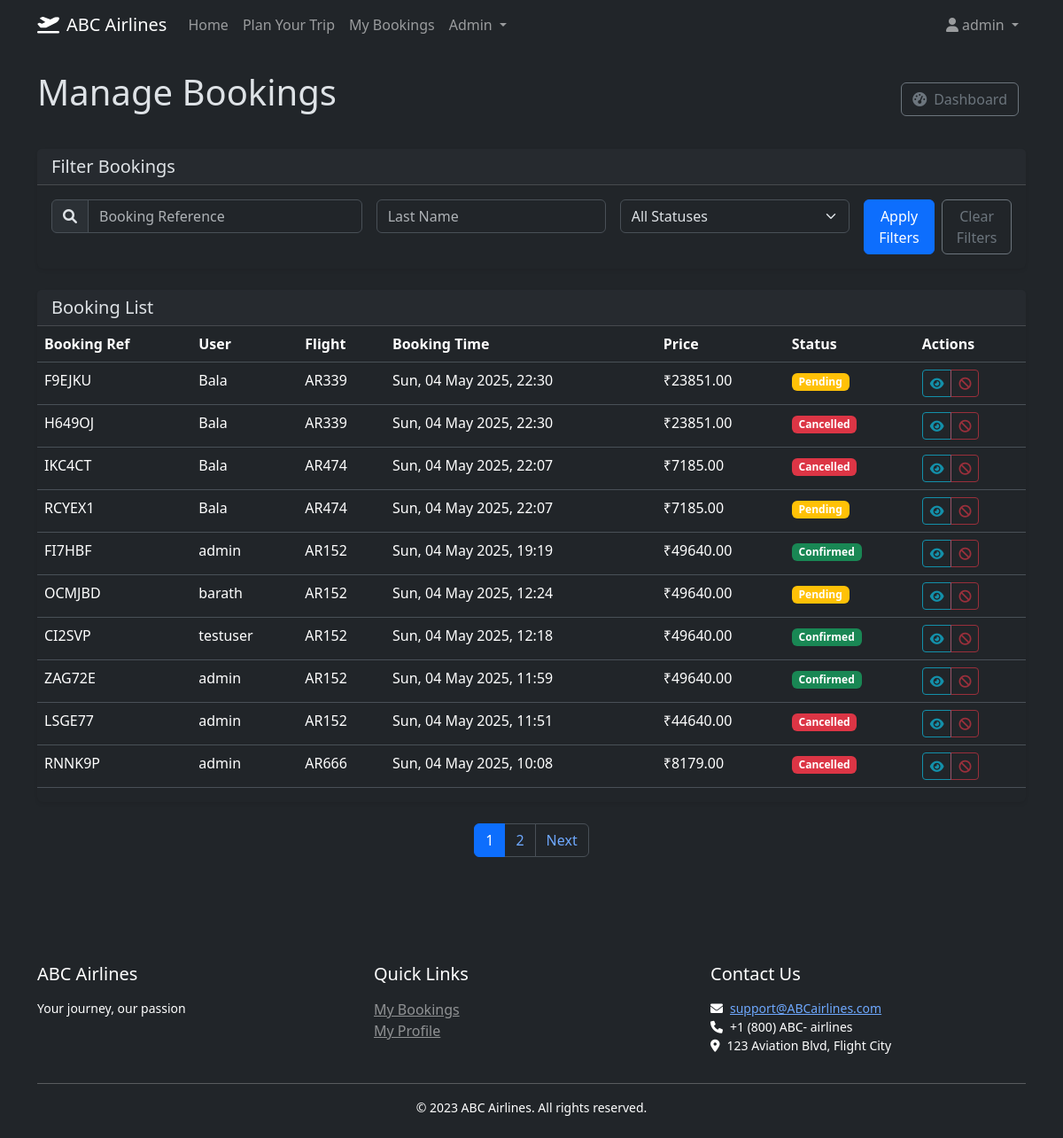
The page /admin/bookings (signed in) on the database as committed earlier.
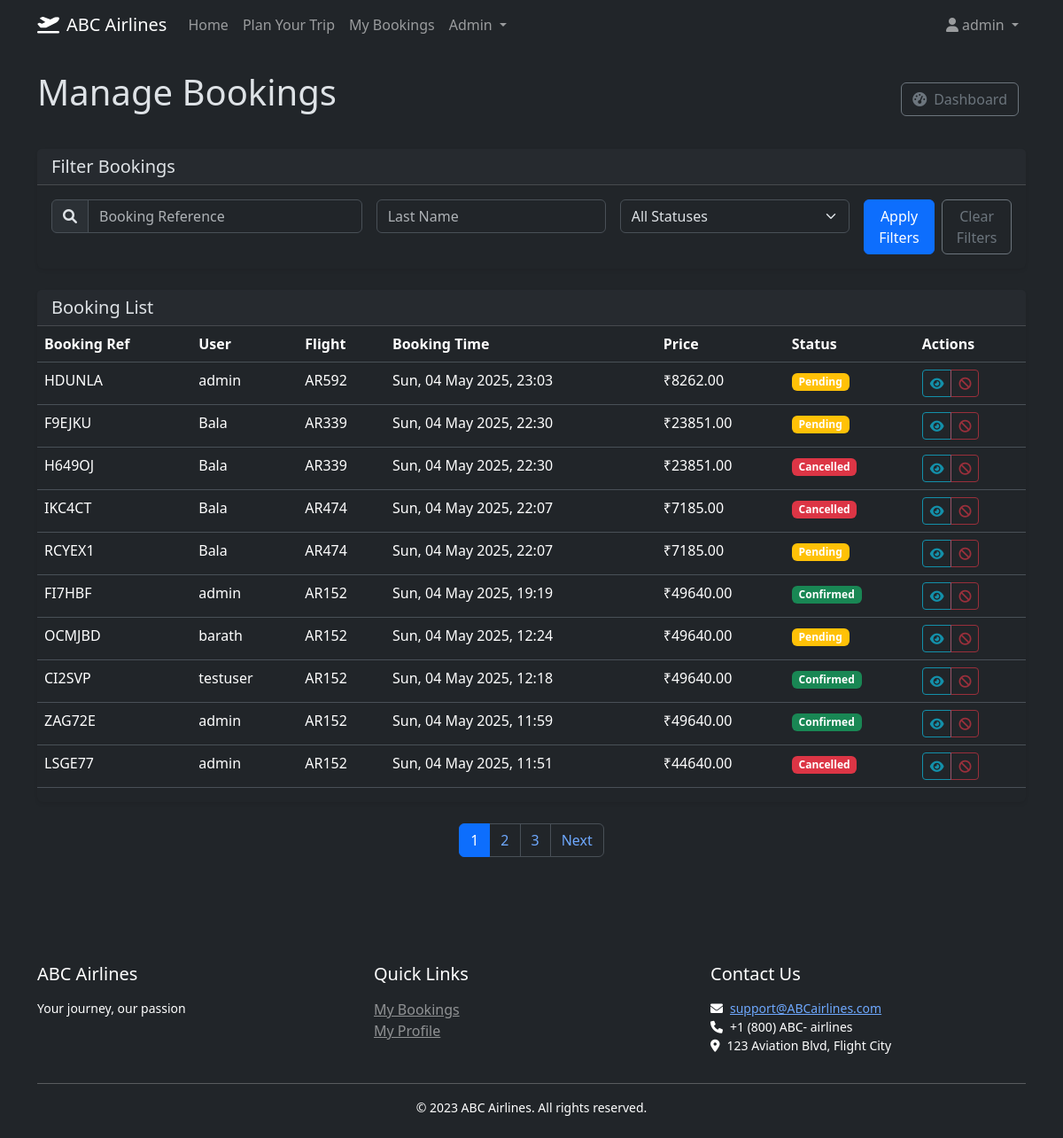
The same page on the database as committed later.
### models.py (models this page shows, shortened)
class Booking(db.Model):
    __tablename__ = 'bookings'
    id = db.Column(db.Integer, primary_key=True)
    user_id = db.Column(db.Integer, db.ForeignKey('users.id'), nullable=False)
    flight_id = db.Column(db.Integer, db.ForeignKey('flights.id'), nullable=False)
    booking_time = db.Column(db.DateTime, nullable=False)
    status = db.Column(db.String(20), nullable=False)
    price_paid = db.Column(db.Float, nullable=False)
    booking_reference = db.Column(db.String(6), unique=True, nullable=False)
    payment_id = db.Column(db.String(100))
    passengers = db.relationship('Passenger', backref='booking', lazy=True)
    seat_numbers = db.relationship('Seat', backref='booking', lazy=True)

class User(UserMixin, db.Model):
    __tablename__ = 'users'
    id = db.Column(db.Integer, primary_key=True)
    username = db.Column(db.String(80), unique=True, nullable=False)
    email = db.Column(db.String(120), unique=True, nullable=False)
    password_hash = db.Column(db.String(128), nullable=False)
    is_admin = db.Column(db.Boolean, default=False)
    frequent_flyer_points = db.Column(db.Integer, default=0)
    created_at = db.Column(db.DateTime, nullable=False, default=datetime.utcnow)  # Add created_at
    bookings = db.relationship('Booking', backref='user', lazy=True)

class Flight(db.Model):
    __tablename__ = 'flights'
    id = db.Column(db.Integer, primary_key=True)
    flight_number = db.Column(db.String(10), nullable=False)
    origin = db.Column(db.String(3), nullable=False)
    destination = db.Column(db.String(3), nullable=False)
    departure_time = db.Column(db.DateTime, nullable=False)
    arrival_time = db.Column(db.DateTime, nullable=False)
    aircraft_type = db.Column(db.String(50), nullable=False)
    seats_total = db.Column(db.Integer, nullable=False)
    seats_available = db.Column(db.Integer, nullable=False)
    price = db.Column(db.Float, nullable=False)
    status = db.Column(db.String(20), nullable=False)
    bookings = db.relationship('Booking', backref='flight', lazy=True)

### routes.py (the view)
@app.route('/admin/bookings', methods=['GET'])
@login_required
def admin_bookings():
    if not current_user.is_admin:
        flash('Access denied', 'danger')
        return redirect(url_for('index'))
    search = request.args.get('search', '')
    status = request.args.get('status', '')
    page = request.args.get('page', 1, type=int)
    per_page = 10
    form = BookingSearchForm()  # Instantiate the form
    query = Booking.query
    if search:
        query = query.filter(Booking.booking_reference.ilike(f'%{search}%'))
    if status:
        query = query.filter_by(status=status)
    query = query.order_by(Booking.booking_time.desc())
    pagination = query.paginate(page=page, per_page=per_page, error_out=False)
    bookings = pagination.items
    app.logger.debug(f"Retrieved {len(bookings)} bookings (total: {pagination.total})")
    return render_template(
        'admin/bookings.html',
        bookings=bookings,
        pagination=pagination,
        search=search,
        status=status,
        get_user_by_id=get_user_by_id,
        get_flight_by_id=get_flight_by_id,
        format_datetime=format_datetime,
        form=form  # Pass the form
    )

### forms.py
class BookingSearchForm(FlaskForm):
    booking_reference = StringField('Booking Reference', validators=[DataRequired(), Length(min=6, max=6)])
    last_name = StringField('Last Name', validators=[DataRequired()])
    submit = SubmitField('Search')

### app.py (called while the page is built)
@login_manager.user_loader
def load_user(user_id):
    from models import User
    return User.query.get(int(user_id))

### data.py (called while the page is built)
def get_flight_by_id(flight_id):
    return Flight.query.get(flight_id)

def get_user_by_id(user_id):
    return User.query.get(user_id)

### routes.py (called while the page is built)
@app.context_processor
def utility_processor():
    return {
        'format_datetime': format_datetime,
        'format_date': format_date,
        'format_time': format_time,
        'format_price': format_price
    }

### utils.py (called while the page is built)
def format_datetime(dt):
    if not dt:
        return ""
    return dt.strftime("%a, %d %b %Y, %H:%M")

def format_price(price):
    if price is not None:
        return f"\u20B9{price:.2f}"
    return "Not available"

### templates/admin/bookings.html (shortened to what the changed rows need)
{% extends "base.html" %}
{% block content %}
<div class="mb-4">
    <div class="d-flex justify-content-between align-items-center mb-4">
        <h1>Manage Bookings</h1>
    </div>
    <div class="card">
        <div class="table-responsive">
            <table class="table table-hover">
                <thead>
                    <tr>
                        <th>Booking Ref</th>
                        <th>User</th>
                        <th>Flight</th>
                        <th>Booking Time</th>
                        <th>Price</th>
                        <th>Status</th>
                        <th>Actions</th>
                    </tr>
                </thead>
                <tbody>
                    {% for booking in bookings %}
                    <tr>
                        <td>{{ booking.booking_reference }}</td>
                        <td>
                            {% set user = get_user_by_id(booking.user_id) %}
                            {{ user.username if user else 'Unknown' }}
                        </td>
                        <td>
                            {% set flight = get_flight_by_id(booking.flight_id) %}
                            {{ flight.flight_number if flight else 'Unknown' }}
                        </td>
                        <td>{{ format_datetime(booking.booking_time) }}</td>
                        <td>{{ format_price(booking.price_paid) }}</td>
                        <td>
                            <span class="badge {{ 'bg-success' if booking.status == 'Confirmed' else 'bg-warning' if booking.status == 'Pending' else 'bg-danger' if booking.status == 'Cancelled' else 'bg-secondary' }}">
                                {{ booking.status }}
                            </span>
                        </td>
                        <td>
                            <div class="btn-group btn-group-sm">
                                <button type="button" class="btn btn-outline-info" title="View Details" disabled>
                                    <i class="fas fa-eye"></i>
                                </button>
                                <button type="button" class="btn btn-outline-danger" title="Cancel Booking" disabled>
                                    <i class="fas fa-ban"></i>
                                </button>
                            </div>
                        </td>
                    </tr>
                    {% endfor %}
                </tbody>
            </table>
        </div>
    </div>
    {% if pagination %}
    <nav aria-label="Page navigation">
        <ul class="pagination justify-content-center mt-4">
            {% for page in pagination.iter_pages() %}
            {% if page %}
            <li class="page-item {% if page == pagination.page %}active{% endif %}">
                <a class="page-link" href="{{ url_for('admin_bookings', page=page, search=search, status=status) }}">{{ page }}</a>
            </li>
            {% else %}
            <li class="page-item disabled"><span class="page-link">...</span></li>
            {% endif %}
            {% endfor %}
        </ul>
    </nav>
    {% endif %}
</div>
{% endblock %}

### templates/base.html (shortened to what this page needs)
<!DOCTYPE html>
<html lang="en" data-bs-theme="dark">
<head>
    <link rel="stylesheet" href="https://cdn.jsdelivr.net/npm/bootstrap@5.3.3/dist/css/bootstrap.min.css">
    <link rel="stylesheet" href="https://cdnjs.cloudflare.com/ajax/libs/font-awesome/6.0.0/css/all.min.css">
    <link rel="stylesheet" href="{{ url_for('static', filename='css/custom.css') }}">
</head>
<body>
    <nav class="navbar navbar-expand-lg navbar-dark bg-dark mb-4">
        <div class="container">
            <a class="navbar-brand" href="{{ url_for('index') }}">
                <i class="fas fa-plane-departure me-2"></i>ABC Airlines
            </a>
            <div class="collapse navbar-collapse" id="navbarNav">
                <ul class="navbar-nav me-auto">
                    <li class="nav-item">
                        <a class="nav-link" href="{{ url_for('index') }}">Home</a>
                    </li>
                    <li class="nav-item">
                        <button class="btn btn-link nav-link" data-bs-toggle="modal" data-bs-target="#travelModal">Plan Your Trip</button>
                    </li>
                    {% if current_user.is_authenticated %}
                    <li class="nav-item">
                        <a class="nav-link" href="{{ url_for('my_bookings') }}">My Bookings</a>
                    </li>
                    {% endif %}
                    {% if current_user.is_authenticated and current_user.is_admin %}
                    <li class="nav-item dropdown">
                        <a class="nav-link dropdown-toggle" href="#" id="adminDropdown" role="button" data-bs-toggle="dropdown">
                            Admin
                        </a>
                    </li>
                    {% endif %}
                </ul>
                <ul class="navbar-nav">
                    {% if current_user.is_authenticated %}
                    <li class="nav-item dropdown">
                        <a class="nav-link dropdown-toggle" href="#" id="userDropdown" role="button" data-bs-toggle="dropdown">
                            <i class="fas fa-user me-1"></i>{{ current_user.username }}
                        </a>
                    </li>
                    {% endif %}
                </ul>
            </div>
        </div>
    </nav>
    <main class="container pb-4">
        {% block content %}{% endblock %}
    </main>
    <footer class="bg-dark text-white mt-5 py-4">
        <div class="container">
            <div class="row">
                <div class="col-md-4">
                    <h5>ABC Airlines</h5>
                    <p class="small">Your journey, our passion</p>
                </div>
                <div class="col-md-4">
                    <h5>Quick Links</h5>
                    <ul class="list-unstyled">
                        {% if current_user.is_authenticated %}
                        <li><a href="{{ url_for('my_bookings') }}" class="text-white-50">My Bookings</a></li>
                        <li><a href="{{ url_for('profile') }}" class="text-white-50">My Profile</a></li>
                        {% else %}
                        <li><a href="{{ url_for('login') }}" class="text-white-50">Login</a></li>
                        <li><a href="{{ url_for('register') }}" class="text-white-50">Register</a></li>
                        {% endif %}
                    </ul>
                </div>
                <div class="col-md-4">
                    <h5>Contact Us</h5>
                    <p class="small">
                        <i class="fas fa-envelope me-2"></i><a href="mailto:support@ABCairlines.com">support@ABCairlines.com</a><br>
                        <i class="fas fa-phone me-2"></i>+1 (800) ABC- airlines<br>
                        <i class="fas fa-map-marker-alt me-2"></i>123 Aviation Blvd, Flight City
                    </p>
                </div>
            </div>
            <hr class="my-3">
            <div class="text-center">
                <p class="small mb-0">&copy; 2023 ABC Airlines. All rights reserved.</p>
            </div>
        </div>
    </footer>
</body>
</html>

Rows that differ between the two databases and show on the page:
no longer on this page (row unchanged): Booking: booking_reference "RNNK9P", {{ user.username if user else 'Unknown' }} "admin", booking_time "Sun, 04 May 2025, 10:08", price_paid "₹8179.00", status "Cancelled"
no longer on this page (row unchanged): Flight: flight_number "AR666"
added Booking: booking_reference "HDUNLA", {{ user.username if user else 'Unknown' }} "admin", booking_time "Sun, 04 May 2025, 23:03", price_paid "₹8262.00", status "Pending"
now on this page (row edited): Flight: flight_number "AR592"
Other text that changed with them:
new list line: "3"
